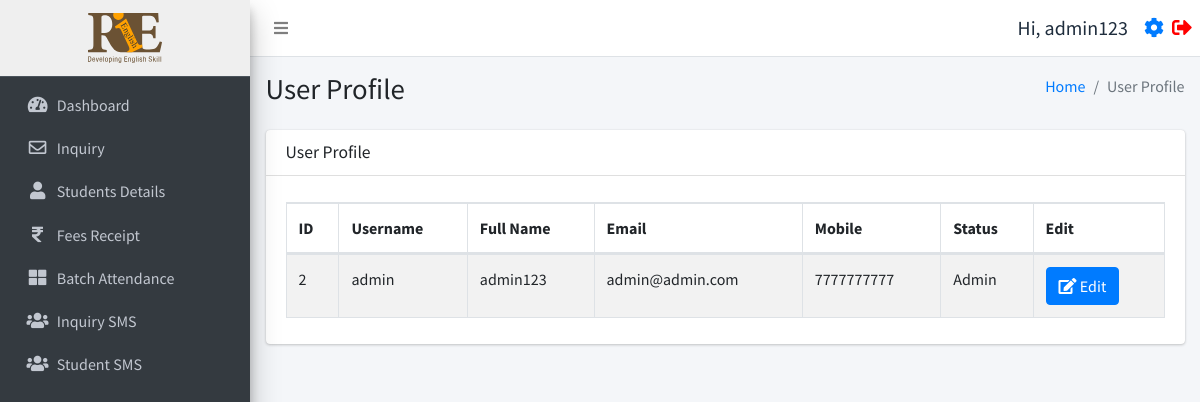
The app's page /profile.php (signed in) with its own data.
### tables this page shows
CREATE TABLE `users` (
  `id` int(11) NOT NULL,
  `username` varchar(255) NOT NULL,
  `fullname` varchar(255) NOT NULL,
  `email` varchar(255) NOT NULL,
  `mobile` varchar(15) NOT NULL,
  `password` varchar(255) NOT NULL,
  `status` int(11) NOT NULL,
  `created_at` timestamp NOT NULL DEFAULT current_timestamp()
);

### function.php (called while the page is built, shortened)
<?php
require_once('db.php');
function selectFromTable($tableName, $columns, $whereConditions) {
    global $db;
    try {
        $sql = "SELECT " . implode(', ', $columns) . " FROM $tableName";
        if (!empty($whereConditions)) {
            $sql .= " WHERE " . implode(' AND ', array_map(function ($col, $val) {
                if (is_array($val)) {
                    return "$col IN (:" . implode(", :", array_keys($val)) . ")";
                } else {
                    return "$col = :$col";
                }
            }, array_keys($whereConditions), $whereConditions));
        }
        $stmt = $db->prepare($sql);
        foreach ($whereConditions as $col => $value) {
            if (is_array($value)) {
                foreach ($value as $key => $val) {
                    $stmt->bindValue(":$key", $val);
                }
            } else {
                $stmt->bindValue(":$col", $value);
            }
        }
        $stmt->execute();
        return $stmt->fetchAll(PDO::FETCH_ASSOC);
    } catch (PDOException $e) {
        return false;
    }
}
?>

### profile.php (the view, shortened to what this page needs)
<!DOCTYPE html>
<html lang="en">
<head>
</head>
<body>
    <?php include ('./header.php'); ?>
    <?php include ('./db.php'); ?>
    <?php
    require_once ('function.php');
    $userId = $_SESSION['user_id'] ?? null;
    $userData = selectFromTable('users', ['id', 'username', 'fullname', 'email', 'mobile', 'status', 'created_at'], ['id' => $userId]);
    if (!$userData) {
        echo "<p>User data not found.</p>";
    } else {
        $user = $userData[0];
        ?>
        <div class="content-wrapper">
            <div class="content-header">
                <div class="container-fluid">
                    <div class="row mb-2">
                        <div class="col-sm-6">
                            <h1 class="m-0">User Profile</h1>
                        </div>
                        <div class="col-sm-6">
                            <ol class="breadcrumb float-sm-right">
                                <li class="breadcrumb-item"><a href="./dashboard.php">Home</a></li>
                                <li class="breadcrumb-item active">User Profile</li>
                            </ol>
                        </div>
                    </div>
                </div>
            </div>
            <section class="content">
                <div class="container-fluid">
                    <div class="row">
                        <div class="col-12">
                            <div class="card">
                                <div class="card-header">
                                    <h3 class="card-title">User Profile</h3>
                                </div>
                                <div class="card-body">
                                    <table class="table table-bordered table-striped">
                                        <thead>
                                            <tr>
                                                <th>ID</th>
                                                <th>Username</th>
                                                <th>Full Name</th>
                                                <th>Email</th>
                                                <th>Mobile</th>
                                                <th>Status</th>
                                                <th>Edit</th>
                                            </tr>
                                        </thead>
                                        <tbody>
                                            <tr>
                                                <td><?= htmlspecialchars($user['id']) ?></td>
                                                <td><?= htmlspecialchars($user['username']) ?></td>
                                                <td><?= htmlspecialchars($user['fullname']) ?></td>
                                                <td><?= htmlspecialchars($user['email']) ?></td>
                                                <td><?= htmlspecialchars($user['mobile']) ?></td>
                                                <td><?= $user['status'] == 0 ? 'Super Admin' : ($user['status'] == 1 ? 'Admin' : 'Faculty') ?>
                                                </td>
                                                <td><a href='profileform.php?id=<?= htmlspecialchars($user['id']) ?>'
                                                        class='btn btn-primary'><i class='fas fa-edit'></i> Edit</a></td>
                                            </tr>
                                        </tbody>
                                    </table>
                                </div>
                            </div>
                        </div>
                    </div>
                </div>
            </section>
        </div>
        <?php
    }
    ?>
    <?php include ('./footer.php'); ?>

### header.php (shortened to what this page needs)
<?php
require_once 'db.php';
require_once ('function.php');
$user = selectFromTable('users', ['*'], ['id' => $_SESSION['user_id']]);
$user = $user[0];
$isFaculty = isset($_SESSION['user_status']) && $_SESSION['user_status'] === 'faculty';
?>
<!DOCTYPE html>
<html lang="en">
<head>
  <link rel="stylesheet" href="./plugins/fontawesome-free/css/all.min.css">
  <link rel="stylesheet" href="https://code.ionicframework.com/ionicons/2.0.1/css/ionicons.min.css">
  <link rel="stylesheet" href="./plugins/icheck-bootstrap/icheck-bootstrap.min.css">
  <link rel="stylesheet" href="https://cdn.datatables.net/1.10.19/css/dataTables.bootstrap4.min.css">
  <link rel="stylesheet" href="./asset/css/adminlte.min.css">
  <link rel="stylesheet" href="./asset/css/style.css">
</head>
<body class="hold-transition sidebar-mini layout-fixed">
  <div class="wrapper">
    <nav class="main-header navbar navbar-expand navbar-white navbar-light sticky-top">
      <ul class="navbar-nav">
        <li class="nav-item">
          <a class="nav-link" data-widget="pushmenu" href="#" role="button"><i class="fas fa-bars"></i></a>
        </li>
      </ul>
      <ul class="navbar-nav ml-auto">
        <li class="nav-item d-flex align-items-center">
          <span class="mr-3" style="font-size:20px;">Hi, <?php echo $user['fullname']; ?></span>
          <a href="./profile.php" style="font-size:20px;" class="d-block mr-2"><i class="fas fa-cog"></i></a>
          <a href="./logout.php" style="font-size:20px;"><i class="fas fa-sign-out-alt" style="color:red"></i></a>
        </li>
      </ul>
    </nav>
    <aside class="main-sidebar sidebar-dark-primary elevation-4">
      <?php if ($_SESSION['user_status'] === 'faculty'): ?>
        <a href="./batch.php" class="brand-link" style="text-align:center;background:#efefef;">
        <?php else: ?>
          <a href="./dashboard.php" class="brand-link" style="text-align:center;background:#efefef;">
          <?php endif; ?>
          <img src="./asset/img/logo.svg" alt="RIE logo Logo" style="height:50px;">
        </a>
        <div class="sidebar">
          <nav class="mt-2">
            <ul class="nav nav-pills nav-sidebar flex-column" data-widget="treeview" role="menu" data-accordion="false">
              <?php if (!$isFaculty): ?>
                <li class="nav-item">
                  <a href="./dashboard.php" class="nav-link
            <?php if (strpos($_SERVER['REQUEST_URI'], 'dashboard.php') !== false) {
              echo "active";
            } ?>">
                    <i class="nav-icon fas fa-tachometer-alt"></i>
                    <p>
                      Dashboard
                    </p>
                  </a>
                </li>
                <li class="nav-item">
                  <a href="./inquiry.php" class="nav-link
            <?php if (strpos($_SERVER['REQUEST_URI'], 'inquiry.php') !== false) {
              echo "active";
            } ?>">
                    <i class="nav-icon far fa-envelope"></i>
                    <p>
                      Inquiry
                    </p>
                  </a>
                <li class="nav-item">
                  <a href="./studentsdetails.php" class="nav-link
            <?php if (strpos($_SERVER['REQUEST_URI'], 'studentsdetails.php') !== false) {
              echo "active";
            } ?>">
                    <i class="nav-icon fas fa-user"></i>
                    <p>
                      Students Details
                    </p>
                  </a>
                </li>
                <li class="nav-item">
                  <a href="./fees.php" class="nav-link
            <?php if (strpos($_SERVER['REQUEST_URI'], 'fees.php') !== false) {
              echo "active";
            } ?>">
                    <i class="nav-icon fas fa-rupee-sign"></i>
                    <p>
                      Fees Receipt
                    </p>
                  </a>
                </li>
              <?php endif; ?>
              <li class="nav-item">
                <a href="./batch.php" class="nav-link
            <?php if (strpos($_SERVER['REQUEST_URI'], 'batch.php') !== false) {
              echo "active";
            } ?>">
                  <i class="nav-icon fas fa-th-large"></i>
                  <p>
                    Batch Attendance
                  </p>
                </a>
              </li>
              <?php if (!$isFaculty): ?>
                <li class="nav-item">
                  <a href="./inquirysms.php" class="nav-link
            <?php if (strpos($_SERVER['REQUEST_URI'], 'inquirysms.php') !== false) {
              echo "active";
            } ?>">
                    <i class="nav-icon fas fa-users"></i>
                    <p>
                      Inquiry SMS
                    </p>
                  </a>
                </li>
                <li class="nav-item">
                  <a href="./studentsms.php" class="nav-link
            <?php if (strpos($_SERVER['REQUEST_URI'], 'studentsms.php') !== false) {
              echo "active";
            } ?>">
                    <i class="nav-icon fas fa-users"></i>
                    <p>
                      Student SMS
                    </p>
                  </a>
                </li>
              <?php endif; ?>
            </ul>
          </nav>
        </div>
    </aside>

### header.php (style rules this page uses)
table thead tr { border: 2px solid #dee2e6 }
table thead { position: sticky; top: 0; background-color: white; }

### records on screen
users: fullname "admin123", id "2", username "admin", email "admin@admin.com", mobile "7777777777"
